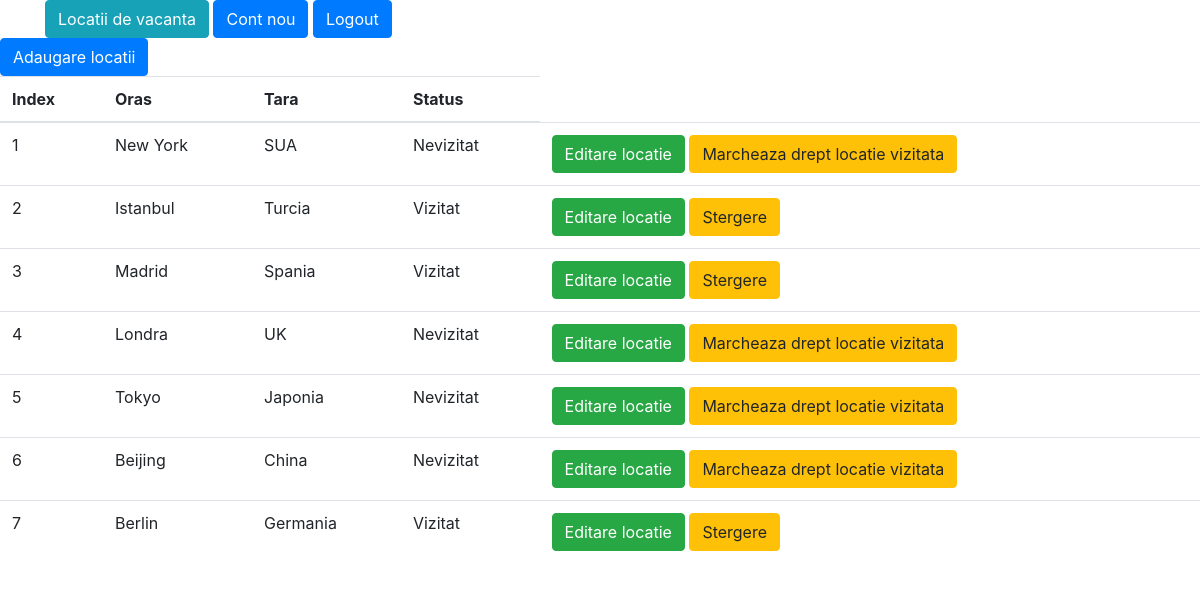
The page /location/ (signed in) on the database its author committed.
### location/models.py (models this page shows, shortened)
class Location(models.Model):
    city = models.CharField(max_length=100)
    country = models.CharField(max_length=90)
    active = models.BooleanField(default=1)

### location/views.py (the view)
# urls.py: path('', views.LocationView.as_view(), name='lista_locatii'),
class LocationView(LoginRequiredMixin, ListView):
    model = Location
    template_name = 'location/location_index.html'

### templates/location/location_index.html
{% extends 'base.html' %}
{% block content %}
    <a class="btn btn-primary" href="{% url 'location:adaugare' %}">Adaugare locatii</a>
    <table class="table">
        <thead>
        <tr>
            <th>Index</th>
            <th>Oras</th>
            <th>Tara</th>
            <th>Status</th>
        </tr>
        </thead>
        <tbody>
        {% for item in location_list %}
            <tr>
                <td>{{ forloop.counter }}</td>
                <td>{{ item.city }}</td>
                <td>{{ item.country }}</td>
                <td>
                    {% if item.active %}
                    Vizitat
                    {% else %}
                    Nevizitat
                    {% endif %}
                <td>
                    <a class="btn btn-success" href="{% url 'location:modificare' item.id %}">Editare locatie</a>
                    {% if item.active %}
                        <a class="btn btn-warning" href="{% url 'location:stergere' item.id %}">Stergere</a>
                    {% else %}
                        <a class="btn btn-warning" href="{% url 'location:activare' item.id %}">Marcheaza drept locatie vizitata</a>
                    {% endif %}
                </td>
            </tr>
        {% endfor %}
        </tbody>
    </table>
{% endblock %}

### templates/base.html (shortened to what this page needs)
<html>
<head>
    <link rel="stylesheet" href="https://stackpath.bootstrapcdn.com/bootstrap/4.4.1/css/bootstrap.min.css">
</head>
<body>
<div class="container">
    <div class="row">
        <div class="col-md-12">
            <nav>
                {% if request.user.is_authenticated %}
                    <a class="btn btn-info" href="{% url 'location:lista_locatii' %}">Locatii de vacanta</a>
                    <a href="{% url 'userprofile:utilizator_nou' %}" class="btn btn-primary">Cont nou</a>
                    <a class="btn btn-primary" href="{% url 'logout' %}">Logout</a>
                {% endif %}
            </nav>
        </div>
    </div>
</div>
{% block content %}
{% endblock %}
</body>
</html>

### rows shown on the page
Location: city "New York", country "SUA", active "Nevizitat"
Location: city "Istanbul", country "Turcia", active "Vizitat"
Location: city "Madrid", country "Spania", active "Vizitat"
Location: city "Londra", country "UK", active "Nevizitat"
Location: city "Tokyo", country "Japonia", active "Nevizitat"
Location: city "Beijing", country "China", active "Nevizitat"
Location: city "Berlin", country "Germania", active "Vizitat"
